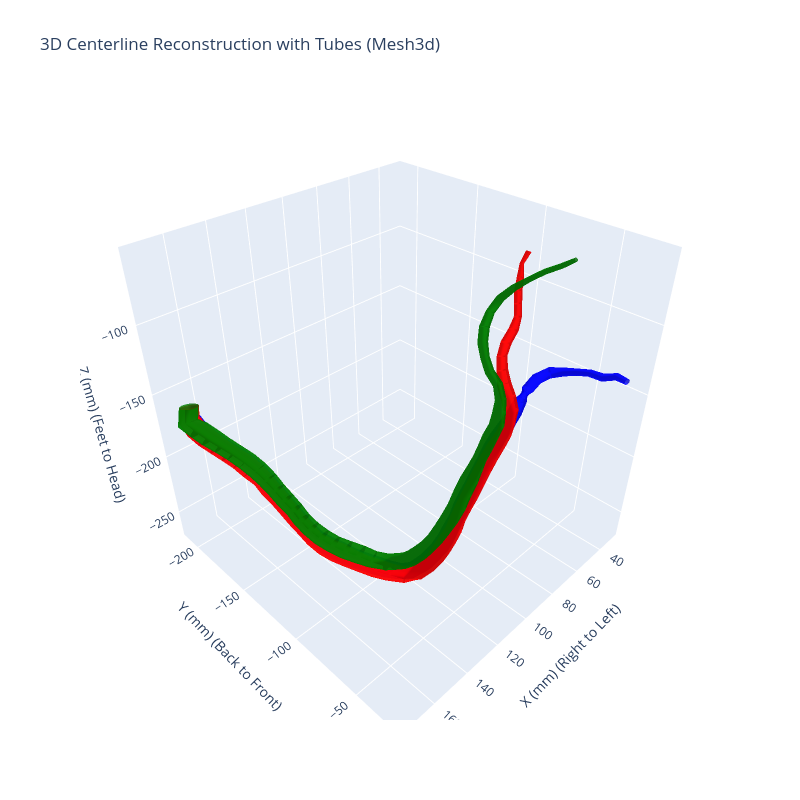

Write notebook code for a chart like this one.
### Code cell
import numpy as np
import plotly.graph_objects as go
from scipy.interpolate import interp1d, splprep, splev

# Чтение данных
file_path1 = '/home/alexus/Desktop/For_Generator/centerline1.npy'
file_path2 = '/home/alexus/Desktop/For_Generator/centerline2.npy'
data1 = np.load(file_path1, allow_pickle=True)
data2 = np.load(file_path2, allow_pickle=True)

centerline1 = data1.item()['Paths']
centerline2 = data2.item()['Paths']
centerlines = [centerline1, centerline2]

theta1 = data1.item()['PositionerPrimaryAngle']  # -1.0°
theta2 = data2.item()['PositionerPrimaryAngle']  # 46.5°
phi1 = data1.item()['PositionerSecondaryAngle']  # 0.7°
phi2 = data2.item()['PositionerSecondaryAngle']  # -0.7°
r1 = data1.item()['DistanceSourceToPatient']  # 859.0167313 мм
r2 = data2.item()['DistanceSourceToPatient']  # 893.3682903 мм

# Фокальные точки
focal_points = [
    np.array([
        r1 * np.sin(np.radians(phi1)) * np.cos(np.radians(theta1)),
        r1 * np.sin(np.radians(phi1)) * np.sin(np.radians(theta1)),
        r1 * np.cos(np.radians(phi1))
    ]),
    np.array([
        r2 * np.sin(np.radians(phi2)) * np.cos(np.radians(theta2)),
        r2 * np.sin(np.radians(phi2)) * np.sin(np.radians(theta2)),
        r2 * np.cos(np.radians(phi2))
    ])
]

# Ресемплирование центральных линий
def resample_centerline(centerline, num_points):
    points = np.array(centerline)
    distances = np.cumsum(np.sqrt(np.sum(np.diff(points, axis=0)**2, axis=1)))
    distances = np.insert(distances, 0, 0)
    t = np.linspace(0, distances[-1], num_points)
    fx = interp1d(distances, points[:, 0], kind='linear')
    fy = interp1d(distances, points[:, 1], kind='linear')
    new_points = np.vstack((fx(t), fy(t))).T
    return new_points.tolist(), distances

# Ресемплирование радиусов
def resample_radius(radius, distances, num_points):
    radius = np.array(radius)
    t = np.linspace(0, distances[-1], num_points)
    fr = interp1d(distances, radius, kind='linear')
    new_radius = fr(t)
    return new_radius.tolist()

num_points = 50  # Уменьшаем количество точек для оптимизации
centerlines_resampled = [[], []]
radiuses_resampled = [[], []]

for proj_idx in range(2):
    for vessel_idx in range(len(centerlines[proj_idx])):
        resampled_points, distances = resample_centerline(centerlines[proj_idx][vessel_idx], num_points)
        centerlines_resampled[proj_idx].append(resampled_points)
        if proj_idx == 0:
            radius = data1.item()['Radius'][vessel_idx]
        else:
            radius = data2.item()['Radius'][vessel_idx]
        resampled_radius = resample_radius(radius, distances, num_points)
        if len(radiuses_resampled[proj_idx]) <= vessel_idx:
            radiuses_resampled[proj_idx].append([])
        radiuses_resampled[proj_idx][vessel_idx] = resampled_radius

centerlines = centerlines_resampled

# Параметры ангиографа
SID = 1107.0
pixel_size = 0.2
image_size = [2048, 2048]
principal_point = [image_size[0] / 2, image_size[1] / 2]

# Изоцентр
iso_center = np.array([0, 0, 859])

# Матрицы проекции
def get_projection_matrix(focal_point, theta, phi):
    direction = (iso_center - focal_point) / np.linalg.norm(iso_center - focal_point)
    detector_distance = SID
    detector_center = focal_point + detector_distance * direction
    z_axis = direction
    x_axis = np.array([1, 0, 0])
    if np.abs(np.dot(z_axis, x_axis)) > 0.99:
        x_axis = np.array([0, 1, 0])
    x_axis = x_axis - np.dot(x_axis, z_axis) * z_axis
    x_axis = x_axis / np.linalg.norm(x_axis)
    y_axis = np.cross(z_axis, x_axis)
    y_axis = y_axis / np.linalg.norm(y_axis)
    R = np.vstack((x_axis, y_axis, z_axis)).T
    t = -focal_point
    focal_length = SID / pixel_size
    K = np.array([
        [focal_length, 0, principal_point[0]],
        [0, focal_length, principal_point[1]],
        [0, 0, 1]
    ])
    Rt = np.hstack((R, t.reshape(3, 1)))
    P = K @ Rt
    return P

P1 = get_projection_matrix(focal_points[0], theta1, phi1)
P2 = get_projection_matrix(focal_points[1], theta2, phi2)

# Преобразование координат центральных линий из мм в пиксели
centerlines_pixel = [[], []]
for proj_idx in range(2):
    for vessel_idx in range(len(centerlines[proj_idx])):
        points = np.array(centerlines[proj_idx][vessel_idx])
        points_pixel = points / pixel_size
        points_pixel[:, 0] -= principal_point[0]
        points_pixel[:, 1] -= principal_point[1]
        centerlines_pixel[proj_idx].append(points_pixel.tolist())
centerlines = centerlines_pixel

# Триангуляция
def triangulate_point(p1, p2, P1, P2):
    x1, y1 = p1
    x2, y2 = p2
    A = np.zeros((4, 4))
    A[0] = x1 * P1[2] - P1[0]
    A[1] = y1 * P1[2] - P1[1]
    A[2] = x2 * P2[2] - P2[0]
    A[3] = y2 * P2[2] - P2[1]
    _, _, V = np.linalg.svd(A)
    X = V[-1]
    X = X / X[3]
    return X[:3]

# Реконструкция 3D центральной линии
centerline_3d = []
for vessel_idx in range(len(centerlines[0])):
    vessel_3d = []
    for i in range(len(centerlines[0][vessel_idx])):
        p1 = centerlines[0][vessel_idx][i]
        p2 = centerlines[1][vessel_idx][i]
        point_3d = triangulate_point(p1, p2, P1, P2)
        vessel_3d.append(point_3d)
    centerline_3d.append(np.array(vessel_3d))
    print(f"Vessel {vessel_idx}: Reconstructed {len(vessel_3d)} points")

# Сглаживание центральных линий
for i, vessel in enumerate(centerline_3d):
    if len(vessel) > 3:
        tck, u = splprep(vessel.T, s=0.1)
        new_points = splev(np.linspace(0, 1, num_points), tck)
        centerline_3d[i] = np.array(new_points).T

# Усреднение радиусов
radiuses = []
for vessel_idx in range(len(centerlines[0])):
    radius1 = np.array(radiuses_resampled[0][vessel_idx])
    radius2 = np.array(radiuses_resampled[1][vessel_idx])
    avg_radius = (radius1 + radius2) / 2
    radiuses.append(avg_radius)
    print(f"Vessel {vessel_idx}: Radius range = {avg_radius.min()} to {avg_radius.max()} (mm)")

# Функция для создания трубки с треугольниками для Mesh3d
def create_tube_mesh(centerline, radius, num_segments=16):
    vertices = []
    triangles = []
    vertex_idx = 0
    
    for i in range(len(centerline)):
        p = centerline[i]
        r = radius[i]
        
        if i == 0:
            tangent = centerline[i + 1] - centerline[i]
        elif i == len(centerline) - 1:
            tangent = centerline[i] - centerline[i - 1]
        else:
            tangent = (centerline[i + 1] - centerline[i - 1]) / 2
        tangent = tangent / np.linalg.norm(tangent)
        
        arbitrary = np.array([1, 0, 0]) if np.abs(tangent[0]) < 0.9 else np.array([0, 1, 0])
        v1 = np.cross(tangent, arbitrary)
        v1 = v1 / np.linalg.norm(v1)
        v2 = np.cross(tangent, v1)
        v2 = v2 / np.linalg.norm(v2)
        
        # Создаём точки окружности
        circle_points = []
        for j in range(num_segments):
            theta = 2 * np.pi * j / num_segments
            point = p + r * (np.cos(theta) * v1 + np.sin(theta) * v2)
            circle_points.append(point)
        
        vertices.extend(circle_points)
        
        # Создаём треугольники между соседними окружностями
        if i > 0:
            for j in range(num_segments):
                j_next = (j + 1) % num_segments
                idx0 = vertex_idx - num_segments + j
                idx1 = vertex_idx - num_segments + j_next
                idx2 = vertex_idx + j
                idx3 = vertex_idx + j_next
                triangles.append([idx0, idx1, idx2])
                triangles.append([idx1, idx3, idx2])
        
        vertex_idx += num_segments
    
    return np.array(vertices), np.array(triangles)

# Визуализация с Mesh3d
fig = go.Figure()
colors = ['blue', 'red', 'green']
for vessel_idx in range(len(centerline_3d)):
    if len(centerline_3d[vessel_idx]) > 0:
        vertices, triangles = create_tube_mesh(
            centerline_3d[vessel_idx],
            radiuses[vessel_idx],
            num_segments=16
        )
        
        # Добавляем поверхность с Mesh3d
        fig.add_trace(go.Mesh3d(
            x=vertices[:, 0],
            y=vertices[:, 1],
            z=vertices[:, 2],
            i=triangles[:, 0],
            j=triangles[:, 1],
            k=triangles[:, 2],
            color=colors[vessel_idx],
            opacity=0.8,
            name=f'Vessel {vessel_idx}'
        ))

fig.update_layout(
    title="3D Centerline Reconstruction with Tubes (Mesh3d)",
    scene=dict(
        xaxis_title="X (mm) (Right to Left)",
        yaxis_title="Y (mm) (Back to Front)",
        zaxis_title="Z (mm) (Feet to Head)",
        aspectmode='cube'
    ),
    width=800, height=800
)
fig.show()

### Figure 1 — Plotly figure (JSON) as saved in the notebook; plotly's stock layout.template omitted (floating-point values rounded to 4 significant figures; data arrays with more than 128 entries replaced by an {"elided": "..."} marker saying what was removed)
{"data": [{"color": "blue", "i": {"elided": "1568 int values"}, "j": {"elided": "1568 int values"}, "k": {"elided": "1568 int values"}, "name": "Vessel 0", "opacity": 0.8, "type": "mesh3d", "x": {"elided": "800 float values"}, "y": {"elided": "800 float values"}, "z": {"elided": "800 float values"}}, {"color": "red", "i": {"elided": "1568 int values"}, "j": {"elided": "1568 int values"}, "k": {"elided": "1568 int values"}, "name": "Vessel 1", "opacity": 0.8, "type": "mesh3d", "x": {"elided": "800 float values"}, "y": {"elided": "800 float values"}, "z": {"elided": "800 float values"}}, {"color": "green", "i": {"elided": "1568 int values"}, "j": {"elided": "1568 int values"}, "k": {"elided": "1568 int values"}, "name": "Vessel 2", "opacity": 0.8, "type": "mesh3d", "x": {"elided": "800 float values"}, "y": {"elided": "800 float values"}, "z": {"elided": "800 float values"}}], "layout": {"height": 800, "scene": {"aspectmode": "cube", "xaxis": {"title": {"text": "X (mm) (Right to Left)"}}, "yaxis": {"title": {"text": "Y (mm) (Back to Front)"}}, "zaxis": {"title": {"text": "Z (mm) (Feet to Head)"}}}, "title": {"text": "3D Centerline Reconstruction with Tubes (Mesh3d)"}, "width": 800}}
